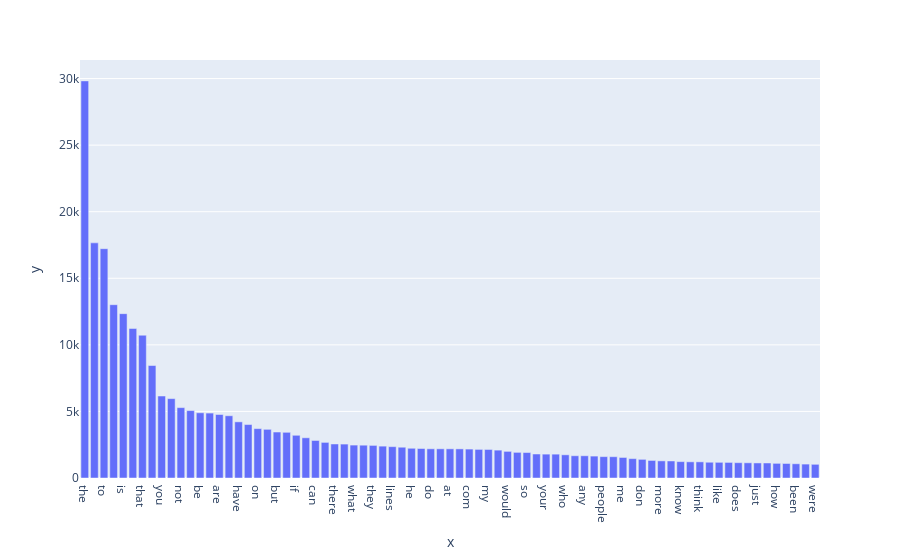

The notebook cell saved with this chart:
### Markdown cell above
### >>> **Exercise 15 (take home):**
Additionally, you can attempt to sort the terms on the `x-axis` by frequency instead of in alphabetical order. This way the visualization is more meaninfgul and you will be able to observe the so called [long tail](https://en.wikipedia.org/wiki/Long_tail) (get familiar with this term since it will appear a lot in data mining and other statistics courses). see picture below

![alt txt](https://upload.wikimedia.org/wikipedia/commons/thumb/8/8a/Long_tail.svg/1000px-Long_tail.svg.png)

### Code cell
# Answer here
sort_data=sorted(list(zip(freq,term)),reverse=True)

freq, term = zip(*sort_data)


fig = px.bar(x=term,y=freq)

# showing the plot
fig.show()

### Figure 1 — Plotly figure (JSON) as saved in the notebook; plotly's stock layout.template omitted (floating-point values rounded to 4 significant figures)
{"data": [{"alignmentgroup": "True", "hovertemplate": "x=%{x}<br>y=%{y}<extra></extra>", "legendgroup": "", "marker": {"color": "#636efa", "pattern": {"shape": ""}}, "name": "", "offsetgroup": "", "orientation": "v", "showlegend": false, "textposition": "auto", "type": "bar", "x": ["the", "of", "to", "and", "is", "in", "that", "it", "you", "for", "not", "this", "be", "from", "are", "edu", "have", "as", "on", "with", "but", "or", "if", "was", "can", "we", "there", "by", "what", "subject", "they", "an", "lines", "one", "he", "god", "do", "organization", "at", "re", "com", "about", "my", "all", "would", "will", "so", "some", "your", "no", "who", "has", "any", "writes", "people", "which", "me", "article", "don", "his", "more", "other", "know", "when", "think", "their", "like", "university", "does", "out", "just", "only", "how", "also", "been", "than", "were"], "xaxis": "x", "y": [29825, 17660, 17222, 13017, 12343, 11226, 10723, 8447, 6157, 5962, 5285, 5063, 4898, 4877, 4769, 4675, 4218, 4015, 3709, 3655, 3453, 3432, 3208, 3020, 2818, 2674, 2556, 2548, 2472, 2464, 2448, 2393, 2353, 2312, 2232, 2216, 2193, 2192, 2191, 2186, 2172, 2148, 2143, 2093, 2000, 1925, 1912, 1802, 1793, 1791, 1742, 1671, 1669, 1645, 1604, 1599, 1543, 1453, 1400, 1318, 1286, 1278, 1230, 1215, 1213, 1184, 1177, 1170, 1151, 1142, 1130, 1127, 1100, 1090, 1068, 1045, 1028], "yaxis": "y"}], "layout": {"barmode": "relative", "legend": {"tracegroupgap": 0}, "margin": {"t": 60}, "xaxis": {"anchor": "y", "domain": [0, 1], "title": {"text": "x"}}, "yaxis": {"anchor": "x", "domain": [0, 1], "title": {"text": "y"}}}}
